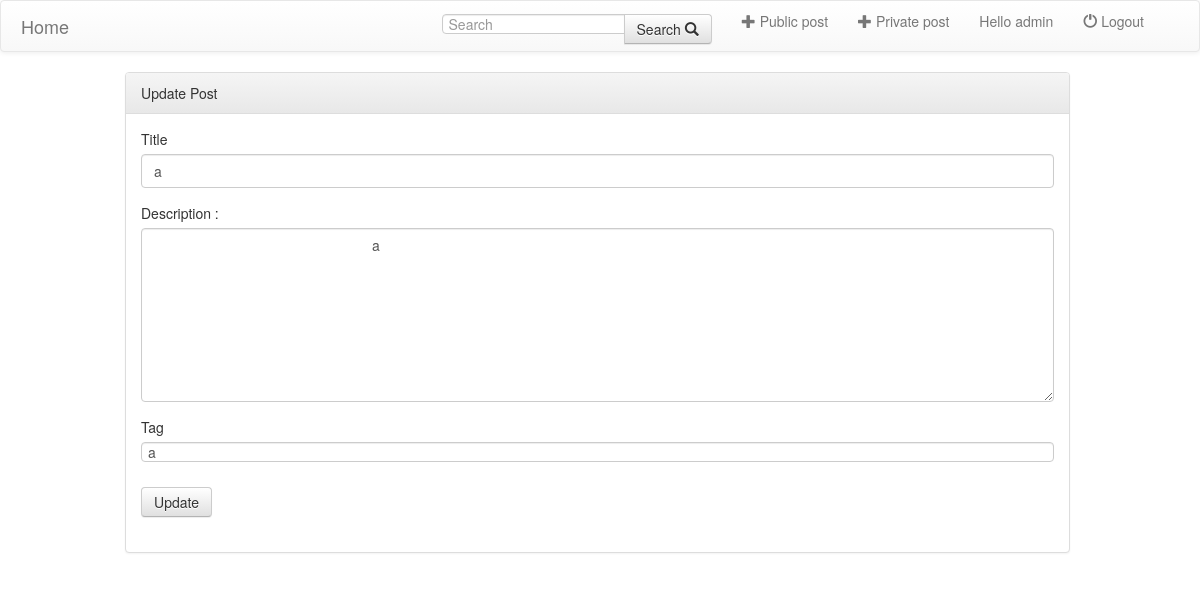
The app's page /posts/edit_posts.php?id=19 (signed in) with its own data.
### tables this page shows
CREATE TABLE `posts` (
  `postID` int(11) NOT NULL,
  `postTitle` varchar(200) NOT NULL,
  `postDesc` varchar(10000) NOT NULL,
  `postTime` timestamp NOT NULL DEFAULT current_timestamp() ON UPDATE current_timestamp(),
  `postTag` varchar(40) NOT NULL,
  `postAuthor` varchar(40) NOT NULL
);

### include/frame_edit_posts.php (the view, shortened to what this page needs)
<?php
	include("bootstrap_cdn.php");
?>
<head>
	  	<link rel="stylesheet" type="text/css" href="../css/bootstrap.min.css">
</head>
<div class="container">
	<div class="row">
	<div class="panel panel-default">
			    <div class="panel-heading">Update Post</div>
			    <div class="panel-body">
			      <form role="form" method="POST" action=<?php echo "edit_posts.php?id=".$id ; ?>>
					  <div class="form-group">
					    <label class="control-label">Title</label>
					    <input type="" class="form-control" name="postTitle" value=<?php  echo $title; ?>>
					  </div>
					  <div class="form-group">
  						<label for="Description">Description : </label>
  						<textarea class="form-control" rows="8" id="content" name="postDesc">
  							<?php  echo $desc; ?>
  						</textarea>
					  </div>
					  <div class="form-group">
					    <label class="control-label">Tag</label>
					    <input type="text" class="form-control" name="postTag" value=<?php  echo $tags; ?> >
					  </div>
				  	   <button type="submit" class="btn btn-default" name="submit">
				  	   	Update
				  	   </button>
				  </form>
			  </div>
	</div>
	</div>
</div>

### records on screen
posts: postTitle "a", postDesc "a", postTag "a"

### other values on screen
$username "admin"
